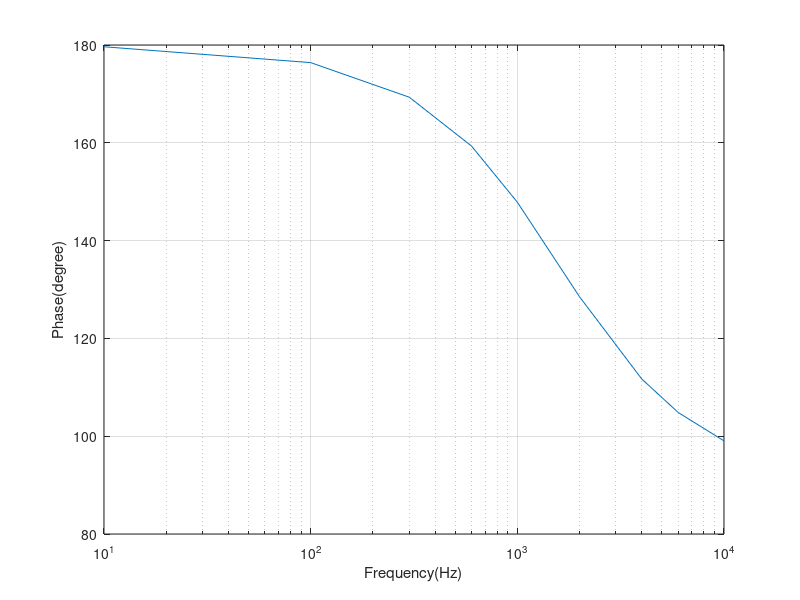

This chart was generated by the following MATLAB code:
clear

f = [10 100 300 600 1000 2000 4000 6000 10000];
gain = [0 -0.03 -0.162 -0.593 -1.453 -4.152 -8.683 -11.852 -16.536];

semilogx(f,gain)
grid on
xlabel('Frequency(Hz)')
ylabel('Gain(dB)')
%% 

phi = [179.640 176.40 169.325 159.344 147.858 128.512 111.697 104.856 99.043];

semilogx(f,phi)
grid on
xlabel('Frequency(Hz)')
ylabel('Phase(degree)')
